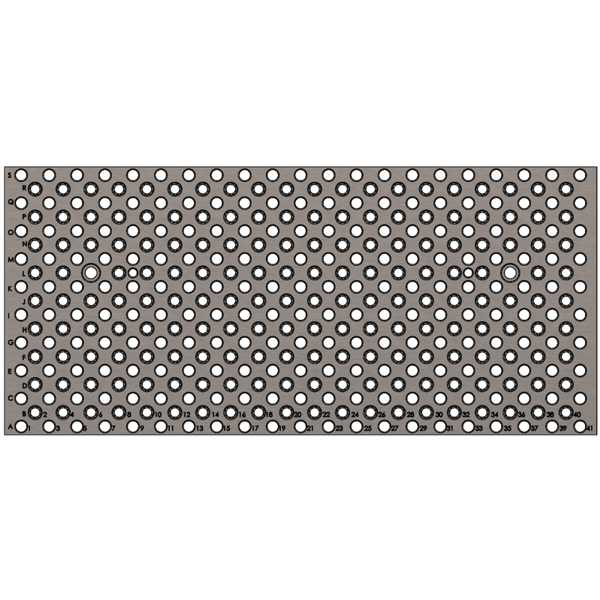
#> input picture tooling-plate.jpg, 600 x 600 px
$ python cannyEdgeDetector.py
#> lines starting #> are read from the running program, lines starting #| are printed output that depends on the picture; after the words box and inside, x2 and y2 are one past the last pixel; in counts of white or black regions, pixels touching at a corner belong together
## Exploration of the edge detection function Canny() which uses the Canny algorithm to determine edges within an image.
# This is a cv2.Canny() example from:
# http://opencv-python-tutroals.readthedocs.io/en/latest/py_tutorials/py_imgproc/py_canny/py_canny.html
# Added this project to GitHub

import cv2
import numpy as np
from matplotlib import pyplot as plt
#from PIL import Image

#pathToHaarCascades = 'C:/Users/jdt01/Downloads/opencv/sources/data/haarcascades/'
# The path to the required datasets are added to the repo specifically..
pathToHaarCascades = ''

#while True:
lowLim = int(input("lowLim of the Canny hysteresis input: "))
#> the answer given: 3
highLim = int(input("highLim of the Canny hysteresis input: "))
#> the answer given: 3

img = cv2.imread('tooling-plate.jpg',0)
#> img: shape (600, 600); min 0, max 255, mean 200
edges = cv2.Canny(img,lowLim,highLim)
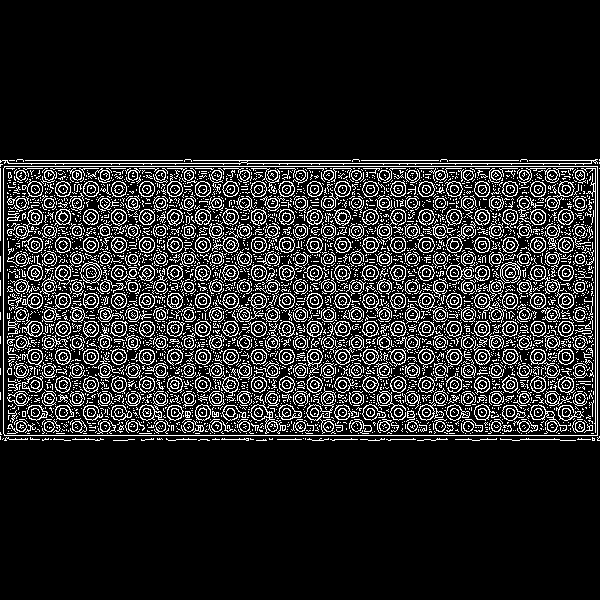
#> edges: shape (600, 600); 14.1% white in thin lines or dots, all inside (x1, y1, x2, y2) = (0, 159, 600, 441)

plt.subplot(121),plt.imshow(img,cmap = 'gray')
plt.title('Original Image'), plt.xticks([]), plt.yticks([])
plt.subplot(122),plt.imshow(edges,cmap = 'gray')
plt.title('Edge Image'), plt.xticks([]), plt.yticks([])

plt.show()
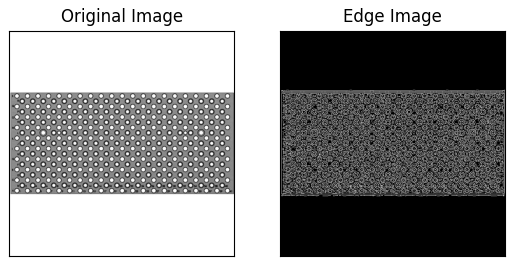
#> figure drawn by matplotlib, 2 panels

arr = np.array(edges)

#print(len(arr))
rows = 0
cols = 0

for row in arr:
    for col in row:
        #print(col)
        if col == 255:
            print("I found a black pixel at: (", rows, ",", cols, ")")
        cols = cols + 1
    rows = rows + 1
    cols = 0
#> this loop made 600 passes
#> (printed output is left out)
#> after the loop, rows = 600

print(arr[435])

# Object recognition, although it is using a standard face database...
# The core tech will be used to find pockets relative to edges..

face_cascade = cv2.CascadeClassifier(pathToHaarCascades + 'haarcascade_frontalface_default.xml')
eye_cascade = cv2.CascadeClassifier(pathToHaarCascades + 'haarcascade_eye.xml')

img = cv2.imread('face.jpg')
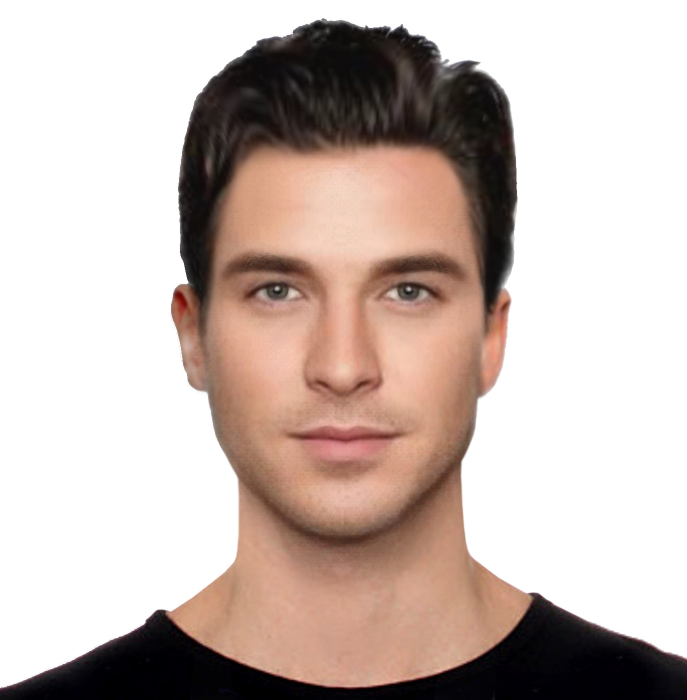
#> input picture face.jpg, 2061 x 2098 px (shown at 1/3 size)
#> img is the input picture: shape (2098, 2061, 3); mean B, G, R 179.3, 185.8, 201
gray = cv2.cvtColor(img, cv2.COLOR_BGR2GRAY)
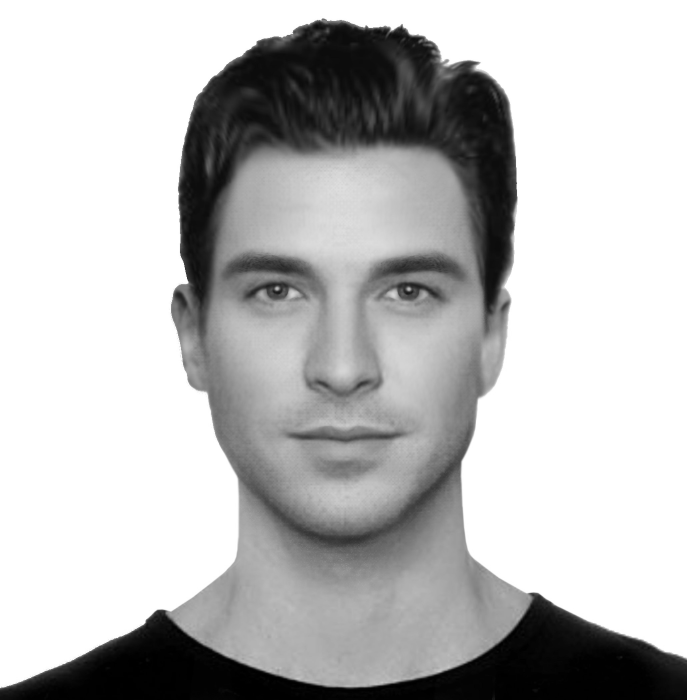
#> gray: shape (2098, 2061) (shown at 1/3 size); min 0, max 255, mean 189.6

faces = face_cascade.detectMultiScale(gray, 1.3, 5)
#> faces = [[490, 468, 1070, 1070]]
for (x,y,w,h) in faces:
    img = cv2.rectangle(img,(x,y),(x+w,y+h),(255,0,0),2)
    roi_gray = gray[y:y+h, x:x+w]
    roi_color = img[y:y+h, x:x+w]
    eyes = eye_cascade.detectMultiScale(roi_gray)
    for (ex,ey,ew,eh) in eyes:
        cv2.rectangle(roi_color,(ex,ey),(ex+ew,ey+eh),(0,255,0),2)
#> this loop made 1 pass
#> pass 1, `roi_gray = gray[y:y+h, x:x+w]`:
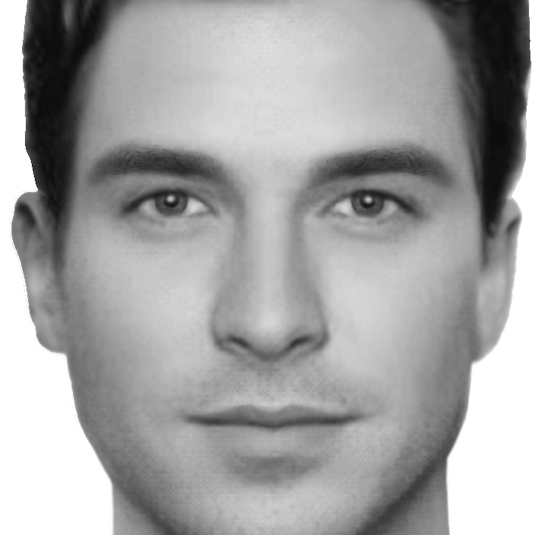
#> roi_gray: shape (1070, 1070) (shown at 1/2 size); min 0, max 255, mean 163.3
#> pass 1, `roi_color = img[y:y+h, x:x+w]`:
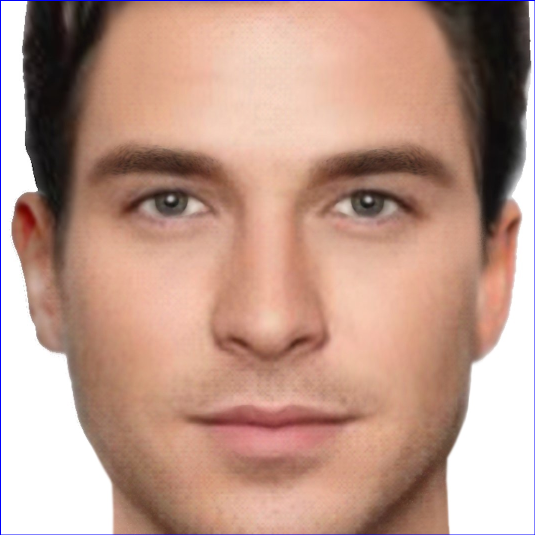
#> roi_color: shape (1070, 1070, 3) (shown at 1/2 size); mean B, G, R 138, 153, 190.1
#> after the loop:
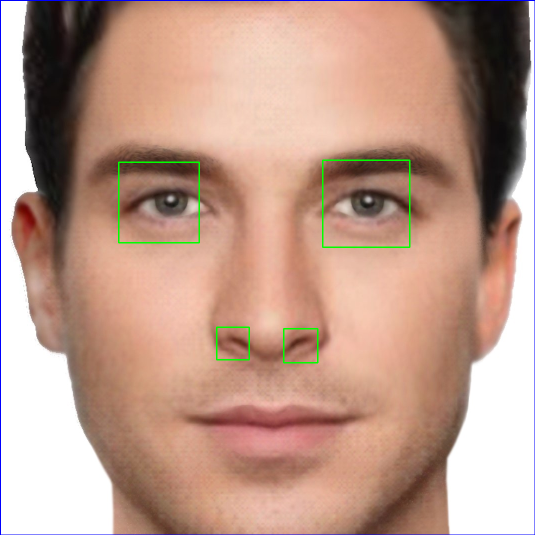
#> roi_color: shape (1070, 1070, 3) (shown at 1/2 size); 0.49% of pixels changed, all inside (x1, y1, x2, y2) = (236, 319, 821, 727)

cv2.imshow('img',img)
cv2.waitKey(0)
cv2.destroyAllWindows()
